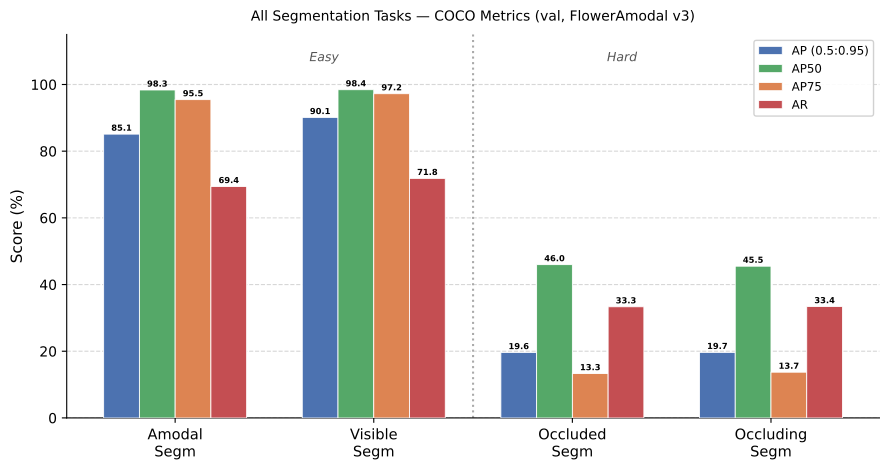

Source code (Python):
"""All 4 segmentation tasks AP comparison (amodal, visible, occluded, occluding)."""

import numpy as np
import matplotlib
matplotlib.use("Agg")
import matplotlib.pyplot as plt
import os

OUT = os.path.join(os.path.dirname(__file__), "fig_all_segm_tasks.pdf")

tasks = ["Amodal\nSegm", "Visible\nSegm", "Occluded\nSegm", "Occluding\nSegm"]

# AP (0.5:0.95), AP50, AP75, AR
data = {
    "AP (0.5:0.95)": [85.12, 90.11, 19.61, 19.66],
    "AP50":          [98.35, 98.44, 45.97, 45.51],
    "AP75":          [95.46, 97.23, 13.30, 13.72],
    "AR":            [69.41, 71.84, 33.34, 33.39],
}
colors = ["#4C72B0", "#55A868", "#DD8452", "#C44E52"]

x      = np.arange(len(tasks))
n      = len(data)
width  = 0.18
offsets = np.linspace(-(n-1)/2, (n-1)/2, n) * width

fig, ax = plt.subplots(figsize=(9, 4.8))

for i, (label, vals) in enumerate(data.items()):
    bars = ax.bar(x + offsets[i], vals, width, label=label,
                  color=colors[i], edgecolor="white", linewidth=0.6, zorder=3)
    for bar, v in zip(bars, vals):
        ax.text(bar.get_x() + bar.get_width() / 2,
                bar.get_height() + 0.5,
                f"{v:.1f}", ha="center", va="bottom",
                fontsize=6, fontweight="bold", rotation=0)

# highlight the gap between easy tasks (amodal/visible) and hard (occluded/occluding)
ax.axvline(x=1.5, color="#AAAAAA", linestyle=":", linewidth=1.5)
ax.text(0.75, 107, "Easy", ha="center", fontsize=9, color="#555555", style="italic")
ax.text(2.25, 107, "Hard", ha="center", fontsize=9, color="#555555", style="italic")

ax.set_xticks(x)
ax.set_xticklabels(tasks, fontsize=10.5)
ax.set_ylabel("Score (%)", fontsize=11)
ax.set_ylim(0, 115)
ax.set_yticks(range(0, 101, 20))
ax.yaxis.grid(True, linestyle="--", alpha=0.5, zorder=0)
ax.set_axisbelow(True)
ax.spines["top"].set_visible(False)
ax.spines["right"].set_visible(False)
ax.legend(loc="upper right", fontsize=8.5, framealpha=0.9)
ax.set_title("All Segmentation Tasks — COCO Metrics (val, FlowerAmodal v3)",
             fontsize=10, pad=10)

plt.tight_layout()
plt.savefig(OUT, dpi=300, bbox_inches="tight")
print(f"Saved {OUT}")
